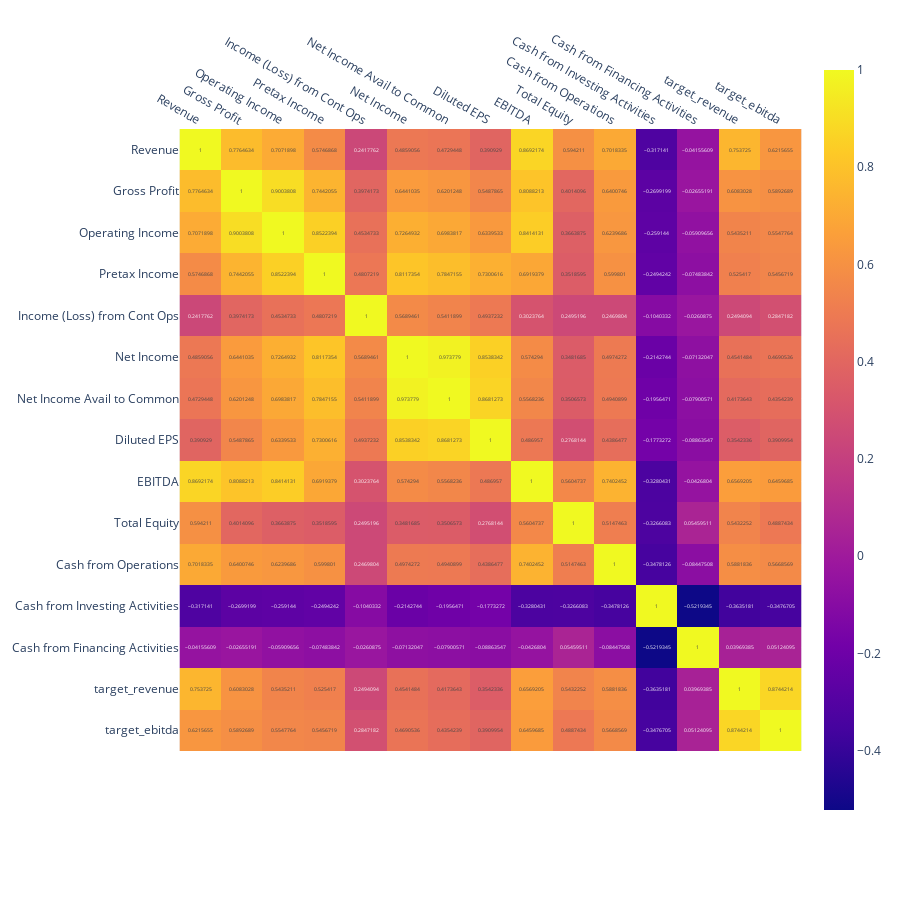

Notebook code for this chart:
### Code cell
fig = px.imshow(corr_matrix, text_auto=True, width=900, height=900)
fig.update_xaxes(side="top")

### Figure 1 — Plotly figure (JSON) as saved in the notebook; plotly's stock layout.template omitted (floating-point values rounded to 4 significant figures; data arrays with more than 128 entries replaced by an {"elided": "..."} marker saying what was removed)
{"data": [{"coloraxis": "coloraxis", "hovertemplate": "x: %{x}<br>y: %{y}<br>color: %{z}<extra></extra>", "name": "0", "texttemplate": "%{z}", "type": "heatmap", "x": ["Revenue", "Gross Profit", "Operating Income", "Pretax Income", "Income (Loss) from Cont Ops", "Net Income", "Net Income Avail to Common", "Diluted EPS", "EBITDA", "Total Equity", "Cash from Operations", "Cash from Investing Activities", "Cash from Financing Activities", "target_revenue", "target_ebitda"], "xaxis": "x", "y": ["Revenue", "Gross Profit", "Operating Income", "Pretax Income", "Income (Loss) from Cont Ops", "Net Income", "Net Income Avail to Common", "Diluted EPS", "EBITDA", "Total Equity", "Cash from Operations", "Cash from Investing Activities", "Cash from Financing Activities", "target_revenue", "target_ebitda"], "yaxis": "y", "z": {"elided": "15x15 float values"}}], "layout": {"coloraxis": {"colorscale": [[0, "#0d0887"], [0.1111, "#46039f"], [0.2222, "#7201a8"], [0.3333, "#9c179e"], [0.4444, "#bd3786"], [0.5556, "#d8576b"], [0.6667, "#ed7953"], [0.7778, "#fb9f3a"], [0.8889, "#fdca26"], [1, "#f0f921"]]}, "height": 900, "margin": {"t": 60}, "width": 900, "xaxis": {"anchor": "y", "constrain": "domain", "domain": [0, 1], "scaleanchor": "y", "side": "top"}, "yaxis": {"anchor": "x", "autorange": "reversed", "constrain": "domain", "domain": [0, 1]}}}
